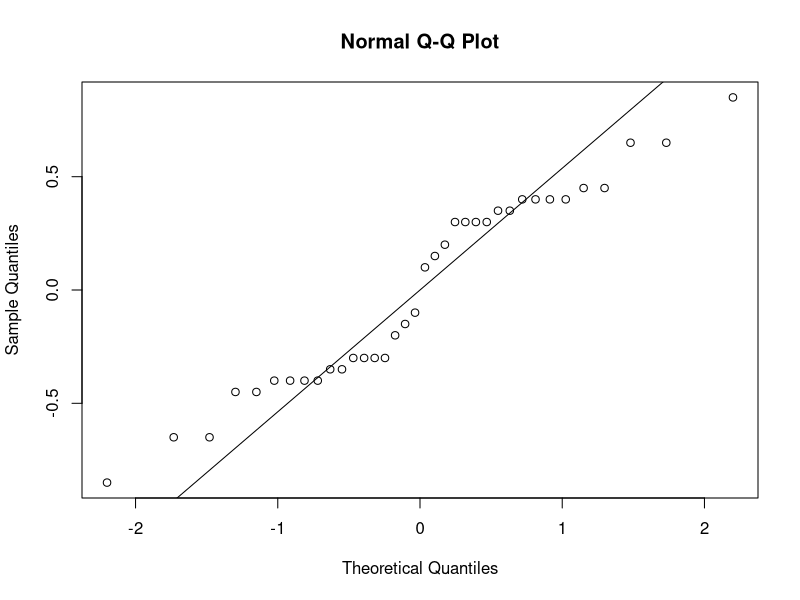
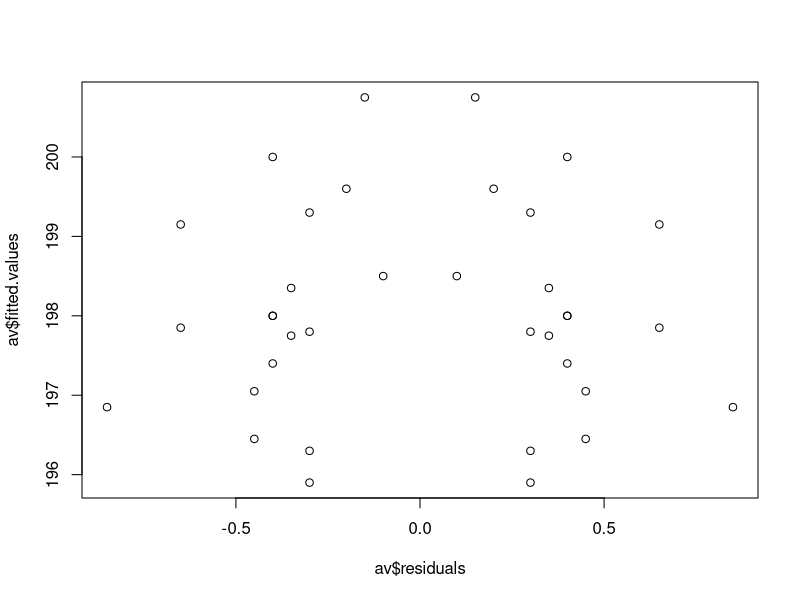
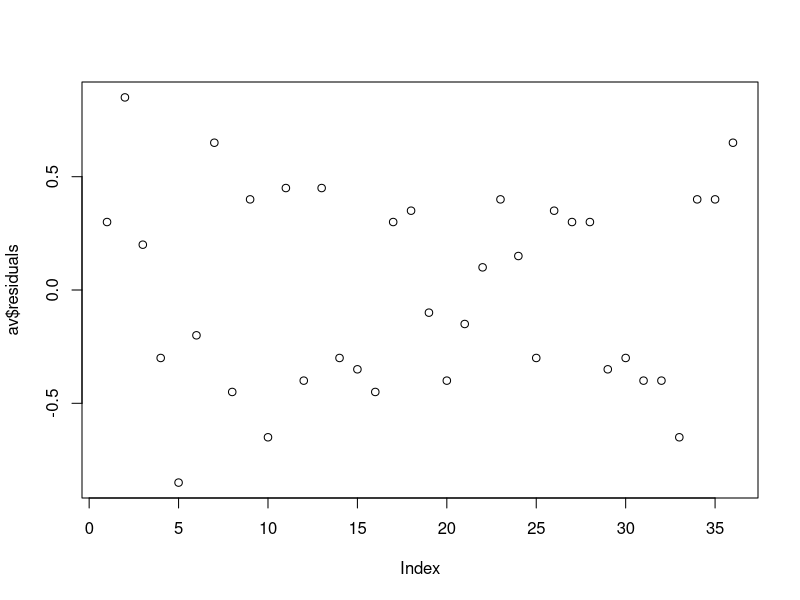
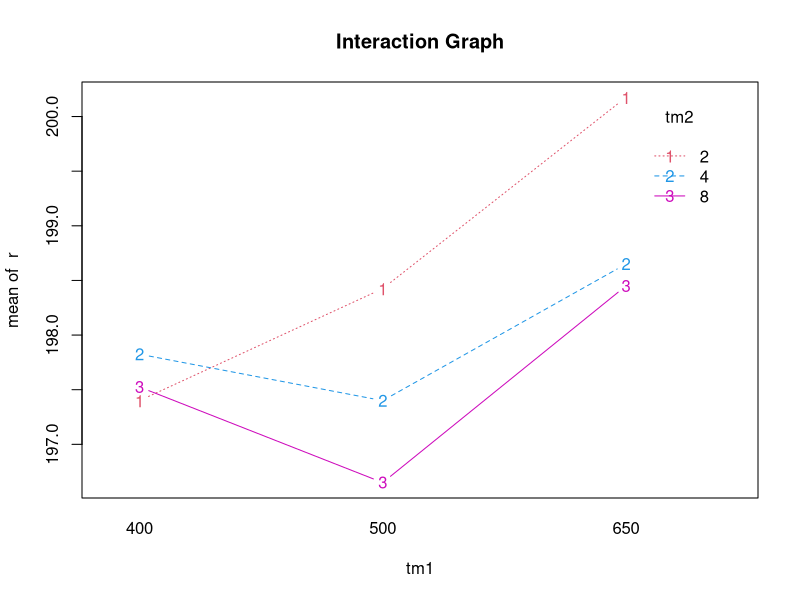
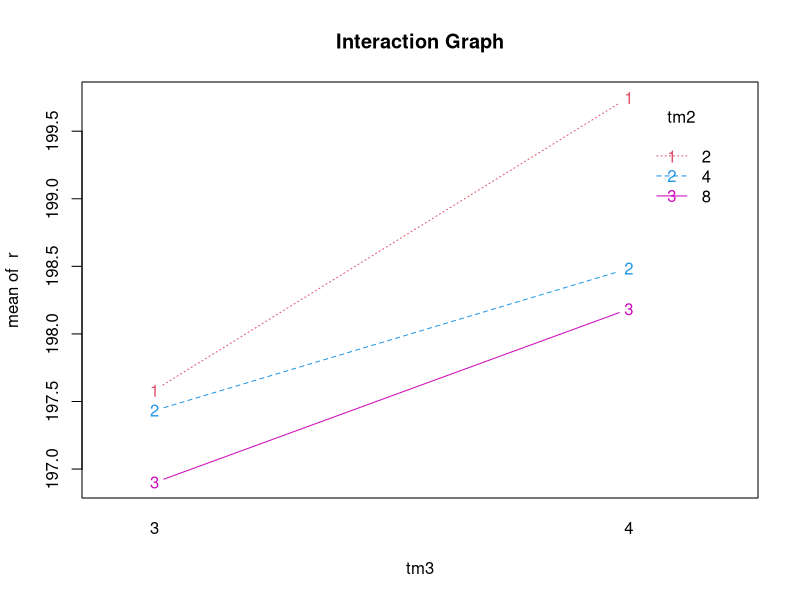
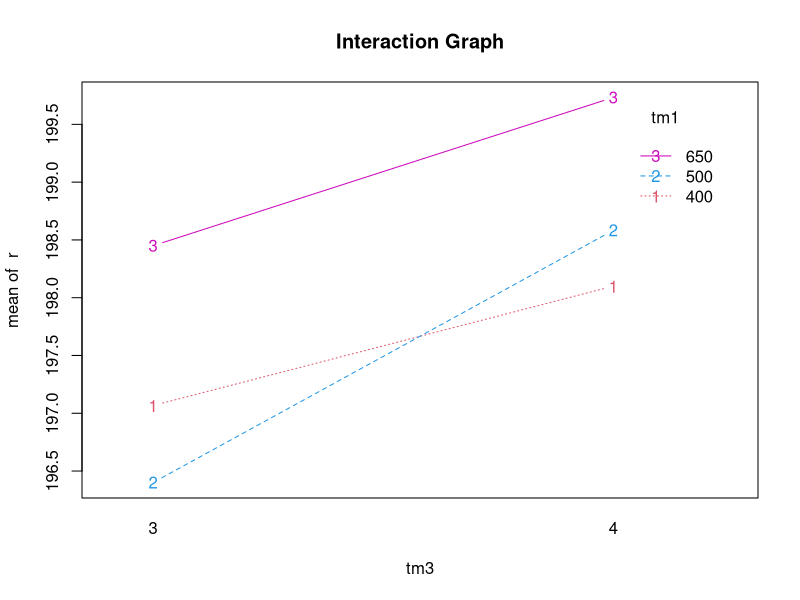

Generate these figures, in order, with R:
x <- matrix(c(196.6,197.7,199.8,196,196,199.4,198.5,196,198.4,197.2,196.9,197.6,197.5,195.6,197.4,196.6,196.2,198.1,198.4,199.6,200.6,198.6,200.4,200.9,197.5,198.7,199.6,198.1,198,199,197.6,197,198.5,198.4,197.8,199.8),byrow = T,ncol = 3)
r <- c(t(x))
f1 <- c("400","500","650")
f2 <- c("2","4","8")
f3 <-  c("3","4")
k1 <- length(f1)
k2 <- length(f2)
k3 <- length(f3)
n <- 4
tm1 <- gl(k1,1,n*k1*k2,factor(f1)) 
tm2 <- gl(k2,n/2*k1,n*k1*k2,factor(f2))
tm3 <- gl(k3,k1*k2*2,n*k1*k2,factor(f3))
av <- aov(r~tm1*tm2*tm3)
summary(av)

qqnorm(av$residuals)
qqline(av$residuals)

plot(av$residuals,av$fitted.values)
plot(av$residuals)

interaction.plot(tm1,tm2,r,type = "b",col = c(2,4,6),main = "Interaction Graph")
interaction.plot(tm3,tm2,r,type = "b",col = c(2,4,6),main = "Interaction Graph")
interaction.plot(tm3,tm1,r,type = "b",col = c(2,4,6),main = "Interaction Graph")
